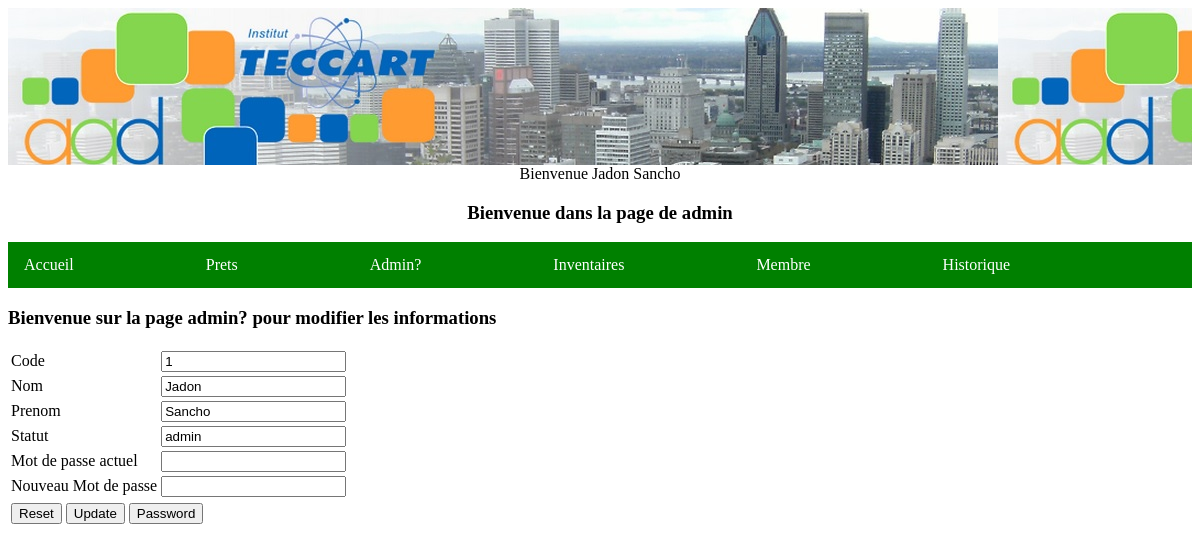
Screenshot of /admin/indexadmin.php?lien=adminverif (signed in) with the database file from the repository.
### tables this page shows
CREATE TABLE `membre` (
  `code` varchar(10) NOT NULL,
  `nom` varchar(50) DEFAULT NULL,
  `prenom` varchar(50) DEFAULT NULL,
  `statut` varchar(20) DEFAULT NULL,
  `password` varchar(20) DEFAULT NULL
);

### admin/adminverif.php (the view, shortened to what this page needs)
<?php
echo "<h3>Bienvenue sur la page admin? pour modifier les informations</h3>";
	$prenomsession = $_SESSION["prenom"];
   	$connect=mysqli_connect('localhost','root','','magasinscolaire') or die ("Erreur de connexion");
	 $resultat = mysqli_query($connect,"SELECT * FROM membre WHERE prenom= '$prenomsession';");
	 $ligne = mysqli_fetch_row($resultat);
	 $codeadminverif= $ligne[0];
	 $nomadminverif = $ligne[1];
	 $prenomadminverif = $ligne[2];
?>
<table>
	<form method="post">
<table>
	<tr><td>Code</td> <td><input type="text" name="codeadmin" value="<?php echo "$codeadminverif" ?>"></td></tr>
	<tr><td>Nom</td> <td><input type="text" name="nomadmin" value="<?php echo "$nomadminverif" ?>"></td></tr>
	<tr><td>Prenom</td> <td><input type="text" name="prenomadmin" value="<?php echo "$prenomadminverif" ?>"></td></tr>
	<tr><td>Statut</td> <td><input type="text" name="statutadmin" value="admin"></td></tr>
	<tr><td>Mot de passe actuel</td> <td><input type="password" name="mdpadmin" value=""></td></tr>
	<tr><td>Nouveau Mot de passe</td> <td><input type="password" name="newmdpadmin" value=""></td></tr>
</table>
<table>
	<tr>
		<td colspan=2>
			<input type="submit" name=valider value=Reset>
			<input type="submit" name=valider value=Update>
			<input type="submit" name=valider value=Password>
		</td>
	</tr>
</table>
</table>

### rows the page displays
membre: codeadmin "1", nomadmin "Jadon", prenomadmin "Sancho"

### other values shown
$_SESSION["nom"] "Jadon"
$_SESSION["prenom"] "Sancho"
